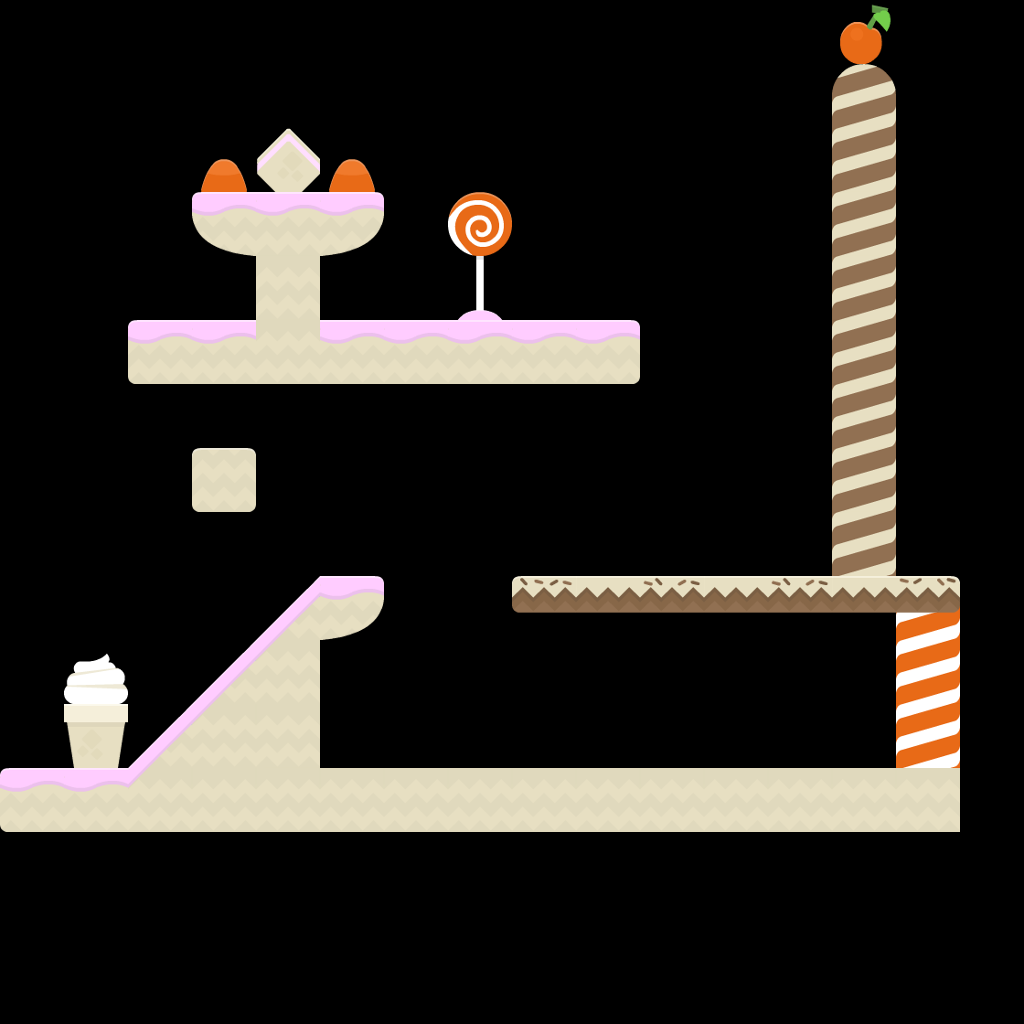

This is a level from a 2D game, rendered from its Tiled map with the project's own tilesets. A one-line summary and the map file follow, with tile-layer data summarised:
An orthogonal 16x16 tile map with 64x64 px tiles, 2 tile layers (background, ground).

<map version="1.0" orientation="orthogonal" renderorder="right-down" width="16" height="16" tilewidth="64" tileheight="64" nextobjectid="4">
 <properties>
  <property name="ambient" value="assets/sound_effects/erh__electroscape2.wav" />
 </properties>
 <tileset firstgid="1" name="candy" tilewidth="64" tileheight="64" tilecount="98" columns="14">
  <image source="images/sheet.png" width="896" height="448" />
 </tileset>
 <layer name="background" width="16" height="16">
  <data>[256 cells, 9 non-empty, 8 distinct tile ids]</data>
 </layer>
 <layer name="ground" width="16" height="16">
  <data>[256 cells, 52 non-empty, 16 distinct tile ids]</data>
 </layer>
 <objectgroup name="objects" />
</map>
